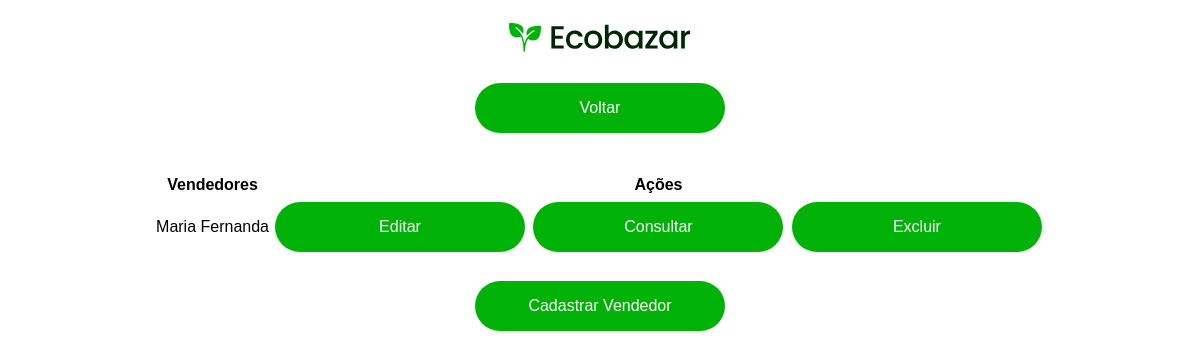
Before: /adm/vendedor/vendedor.php with the older database file.
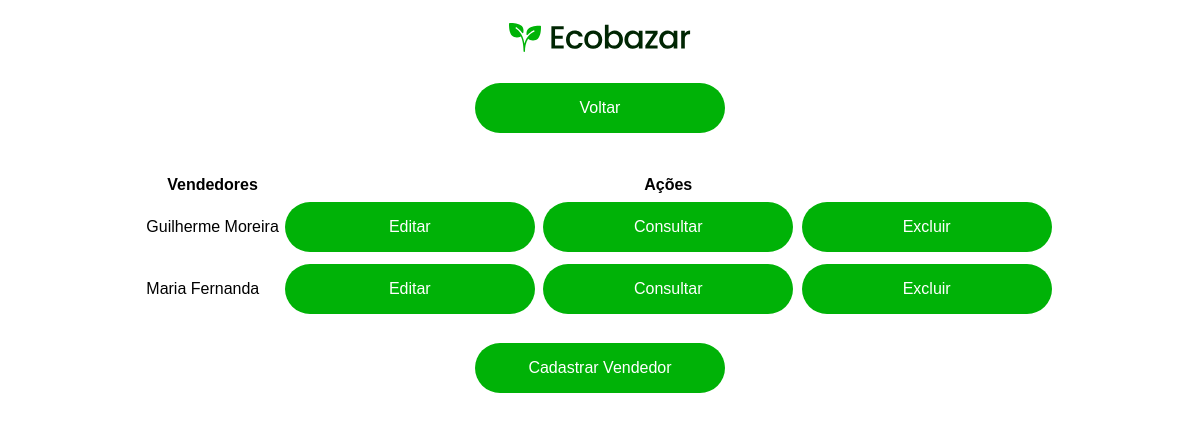
After: the same page with the newer database file.
### tables this page shows
CREATE TABLE `vendedor` (
  `cpf_cnpj_vend` varchar(18) NOT NULL,
  `nome_vend` varchar(20) DEFAULT NULL
);

### adm/vendedor/vendedor.php (the view, shortened to what this page needs)
<?php
$bd = conectar();
$select = "SELECT * FROM vendedor order by nome_vend";
$response = $bd->query($select);
?>
<!DOCTYPE html>
<html lang="pt-br">
<head>
    <link rel="stylesheet" href="../../stylesheet/adm.css">
    <link rel="shortcut icon" href="../../stylesheet/assets/logo_planta.svg" type="image/x-icon">
</head>
<body>
    <header>
        <br>
        <div class="Header">
            <div class="Logo">
                <a href="../../index.php">
                    <img src="../../stylesheet/assets/logo.svg" alt="Ecobazar Logo">
                </a>
            </div>
        </div>
        <br>
    </header>
    <a href="../index.php"><button class="btn_voltar">Voltar</button></a>
    <br>
    <table>
        <thead>
            <tr>
                <th>Vendedores</th>
                <br>
                <th>Ações</th>
            </tr>
        </thead>
        <tbody>
            <?php
            while ($vendedores = $response->fetch()) {
                echo "<tr>";
                echo "<td>";
                echo $vendedores["nome_vend"];
                echo "</td>";
                echo "<td>";
                echo " <a href='acoes/editar/editar.php?cpf_cnpj_vend=" . $vendedores['cpf_cnpj_vend'] . "'><button>Editar</button></a>";
                echo " <a href='acoes/consultar/consultar.php?cpf_cnpj_vend=" . $vendedores['cpf_cnpj_vend'] . "'><button>Consultar</button></a>";
                echo " <a href='acoes/excluir/excluir.php?cpf_cnpj_vend=" . $vendedores['cpf_cnpj_vend'] . "'><button>Excluir</button></a>";
                echo "</td>";
                echo "</tr>";
            }
            ?>
        </tbody>
    </table>
    <br>
    <a href="acoes/inserir/novo.php"><button>Cadastrar Vendedor</button></a>
</body>
</html>

Changed rows visible on the page:
added vendedor: nome_vend "Guilherme Moreira"
